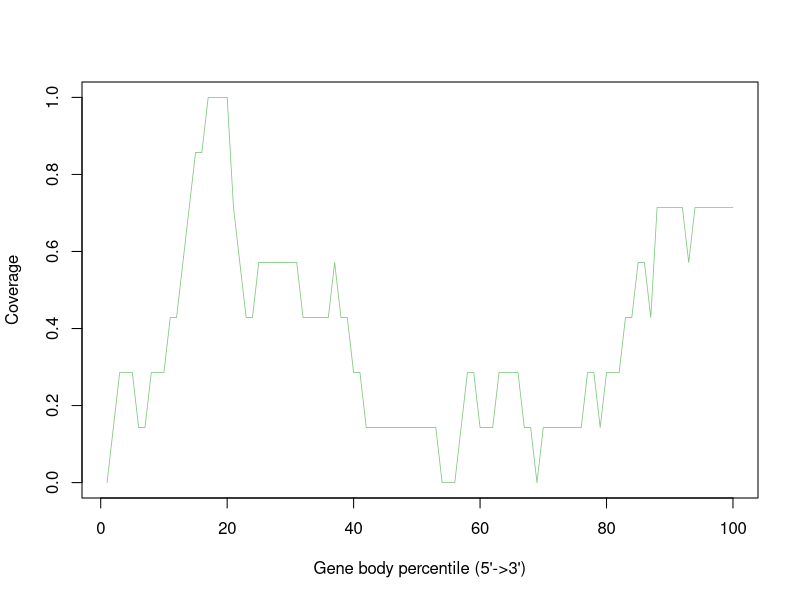

This chart was generated by the following R code:
Mmus_BAL_TAL_RRTN_GC_Rep4_G10_Aligned.sortedByCoord_sorted.out <- c(0.0,0.14285714285714285,0.2857142857142857,0.2857142857142857,0.2857142857142857,0.14285714285714285,0.14285714285714285,0.2857142857142857,0.2857142857142857,0.2857142857142857,0.42857142857142855,0.42857142857142855,0.5714285714285714,0.7142857142857143,0.8571428571428571,0.8571428571428571,1.0,1.0,1.0,1.0,0.7142857142857143,0.5714285714285714,0.42857142857142855,0.42857142857142855,0.5714285714285714,0.5714285714285714,0.5714285714285714,0.5714285714285714,0.5714285714285714,0.5714285714285714,0.5714285714285714,0.42857142857142855,0.42857142857142855,0.42857142857142855,0.42857142857142855,0.42857142857142855,0.5714285714285714,0.42857142857142855,0.42857142857142855,0.2857142857142857,0.2857142857142857,0.14285714285714285,0.14285714285714285,0.14285714285714285,0.14285714285714285,0.14285714285714285,0.14285714285714285,0.14285714285714285,0.14285714285714285,0.14285714285714285,0.14285714285714285,0.14285714285714285,0.14285714285714285,0.0,0.0,0.0,0.14285714285714285,0.2857142857142857,0.2857142857142857,0.14285714285714285,0.14285714285714285,0.14285714285714285,0.2857142857142857,0.2857142857142857,0.2857142857142857,0.2857142857142857,0.14285714285714285,0.14285714285714285,0.0,0.14285714285714285,0.14285714285714285,0.14285714285714285,0.14285714285714285,0.14285714285714285,0.14285714285714285,0.14285714285714285,0.2857142857142857,0.2857142857142857,0.14285714285714285,0.2857142857142857,0.2857142857142857,0.2857142857142857,0.42857142857142855,0.42857142857142855,0.5714285714285714,0.5714285714285714,0.42857142857142855,0.7142857142857143,0.7142857142857143,0.7142857142857143,0.7142857142857143,0.7142857142857143,0.5714285714285714,0.7142857142857143,0.7142857142857143,0.7142857142857143,0.7142857142857143,0.7142857142857143,0.7142857142857143,0.7142857142857143)


pdf("Mmus_BAL-TAL_RRTN_GC_Rep4_G10.geneBodyCoverage.curves.pdf")
x=1:100
icolor = colorRampPalette(c("#7fc97f","#beaed4","#fdc086","#ffff99","#386cb0","#f0027f"))(1)
plot(x,Mmus_BAL_TAL_RRTN_GC_Rep4_G10_Aligned.sortedByCoord_sorted.out,type='l',xlab="Gene body percentile (5'->3')", ylab="Coverage",lwd=0.8,col=icolor[1])
dev.off()
